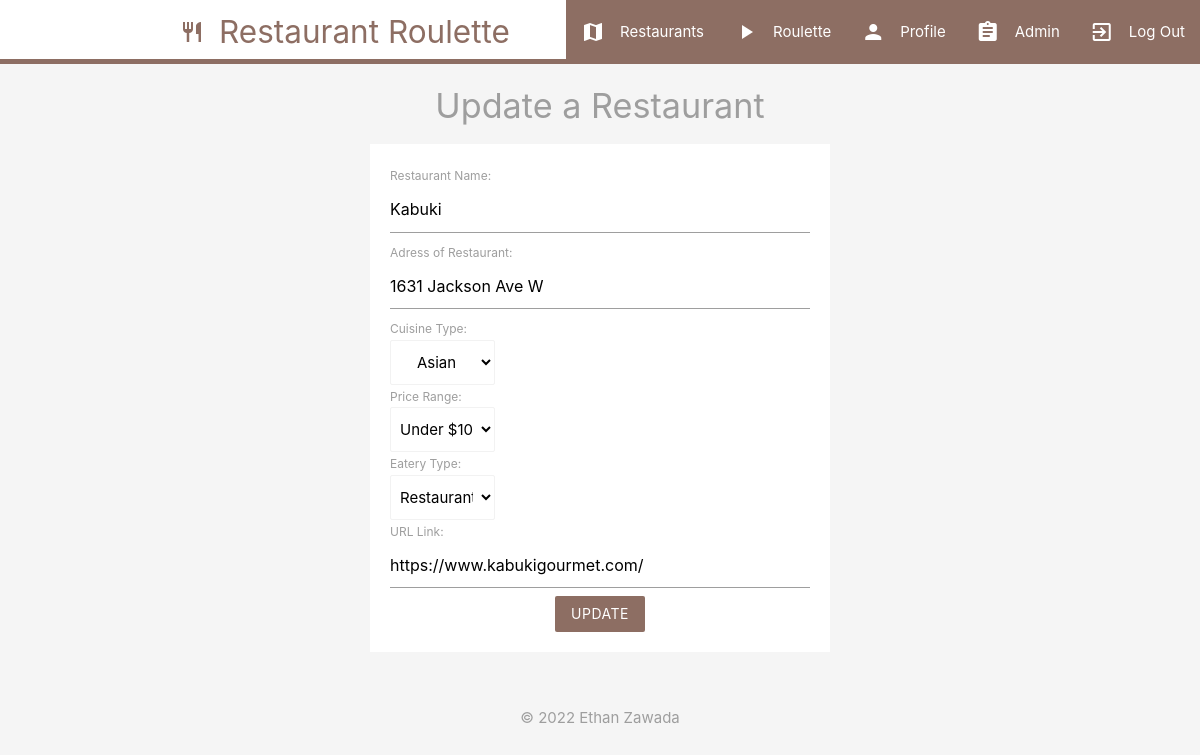
Screenshot of /update.php?update_id=3 (signed in) with the database file from the repository.
### tables this page shows
CREATE TABLE `restaurants` (
  `restaurant_id` int(11) NOT NULL AUTO_INCREMENT,
  `restaurant_name` varchar(255) NOT NULL,
  `location` varchar(255) NOT NULL,
  `cuisine_id` int(11) NOT NULL,
  `price_id` int(11) NOT NULL,
  `eatery_id` int(11) NOT NULL,
  `website_link` varchar(255) NOT NULL,
  PRIMARY KEY (`restaurant_id`),
  KEY `cuisine_id` (`cuisine_id`),
  KEY `price_id` (`price_id`),
  KEY `eatery_id` (`eatery_id`),
  CONSTRAINT `restaurants_ibfk_1` FOREIGN KEY (`cuisine_id`) REFERENCES `cuisines` (`cuisine_id`),
  CONSTRAINT `restaurants_ibfk_2` FOREIGN KEY (`price_id`) REFERENCES `prices` (`price_id`),
  CONSTRAINT `restaurants_ibfk_3` FOREIGN KEY (`eatery_id`) REFERENCES `eaterytype` (`eatery_id`)
);

CREATE TABLE `cuisines` (
  `cuisine_id` int(11) NOT NULL AUTO_INCREMENT,
  `cuisine_name` varchar(255) NOT NULL,
  PRIMARY KEY (`cuisine_id`)
);

CREATE TABLE `prices` (
  `price_id` int(11) NOT NULL AUTO_INCREMENT,
  `price_range` varchar(255) NOT NULL,
  PRIMARY KEY (`price_id`)
);

CREATE TABLE `eaterytype` (
  `eatery_id` int(11) NOT NULL AUTO_INCREMENT,
  `eatery_name` varchar(255) NOT NULL,
  PRIMARY KEY (`eatery_id`)
);

### update.php (the view, shortened to what this page needs)
<?php
$restaurant_id = $_GET['update_id'];
$sql = "SELECT * FROM restaurants LEFT JOIN cuisines ON (restaurants.cuisine_id = cuisines.cuisine_id)
        LEFT JOIN prices ON (restaurants.price_id = prices.price_id) LEFT JOIN eaterytype ON (restaurants.eatery_id = eaterytype.eatery_id)
         WHERE restaurant_id = $restaurant_id";
$result = mysqli_query($conn, $sql);
$row = mysqli_fetch_assoc($result);
$restaurant_name = $row['restaurant_name'];
$location = $row['location'];
$cuisine_id = $row['cuisine_id'];
$cuisine_name = $row['cuisine_name'];
$price_id = $row['price_id'];
$price_range = $row['price_range'];
$eatery_id = $row['eatery_id'];
$eatery_name = $row['eatery_name'];
$website_link = $row['website_link'];
?>
<!DOCTYPE html>
<html lang="en">
<?php include('templates/header.php'); ?>
<div class="container">
    <div class="row">
        <section class="grey-text">
            <h4 class="center">Update a Restaurant</h4>
            <form method="POST" class="white adminForm" autocomplete="off">
                <label>Restaurant Name:</label>
                <input type="text" name="restaurant_name" value="<?php echo htmlspecialchars("$restaurant_name"); ?>">
                <label>Adress of Restaurant:</label>
                <input type="text" name="location" value="<?php echo htmlspecialchars($location); ?>">
                <label for="cuisine_id">Cuisine Type:</label>
                <select class="center" name="cuisine_id" id="cuisine_id" value="<?php echo htmlspecialchars($cuisine_id); ?>">
                    <option value="<?php echo htmlspecialchars($cuisine_id); ?>"><?php echo htmlspecialchars($cuisine_name); ?></option>
                </select>
                <label for="price_id">Price Range:</label>
                <select class="center" name="price_id" id="price_id" value="<?php echo htmlspecialchars($price_id); ?>">
                    <option value="<?php echo htmlspecialchars($price_id); ?>"><?php echo htmlspecialchars($price_range); ?></option>
                </select>
                <label for="eatery_id">Eatery Type:</label>
                <select class="center" name="eatery_id" id="eatery_id" value="<?php echo htmlspecialchars($eatery_id); ?>">
                    <option value="<?php echo htmlspecialchars($eatery_id); ?>"><?php echo htmlspecialchars($eatery_name); ?></option>
                </select>
                <label>URL Link:</label>
                <input type="text" name="website_link" value="<?php echo htmlspecialchars("$website_link"); ?>">
                <div class="center">
                    <button class="btn center-align brand z-depth-0" name="submit">Update</button>
                </div>
            </form>
        </section>
    </div>
</div>
<?php include('templates/footer.php'); ?>
</html>

### templates/header.php (style rules this page uses)
.brand { background: #8d6e63 !important; }
form { max-width: 460px; margin: 20px auto; padding: 20px; }
select { display: block; width: 25%; }

### rows the page displays
restaurants: restaurant_name "Kabuki", location "1631 Jackson Ave W", cuisine_id "Asian", price_id "Under $10", eatery_id "Restaurant", website_link "https://www.kabukigourmet.com/"
